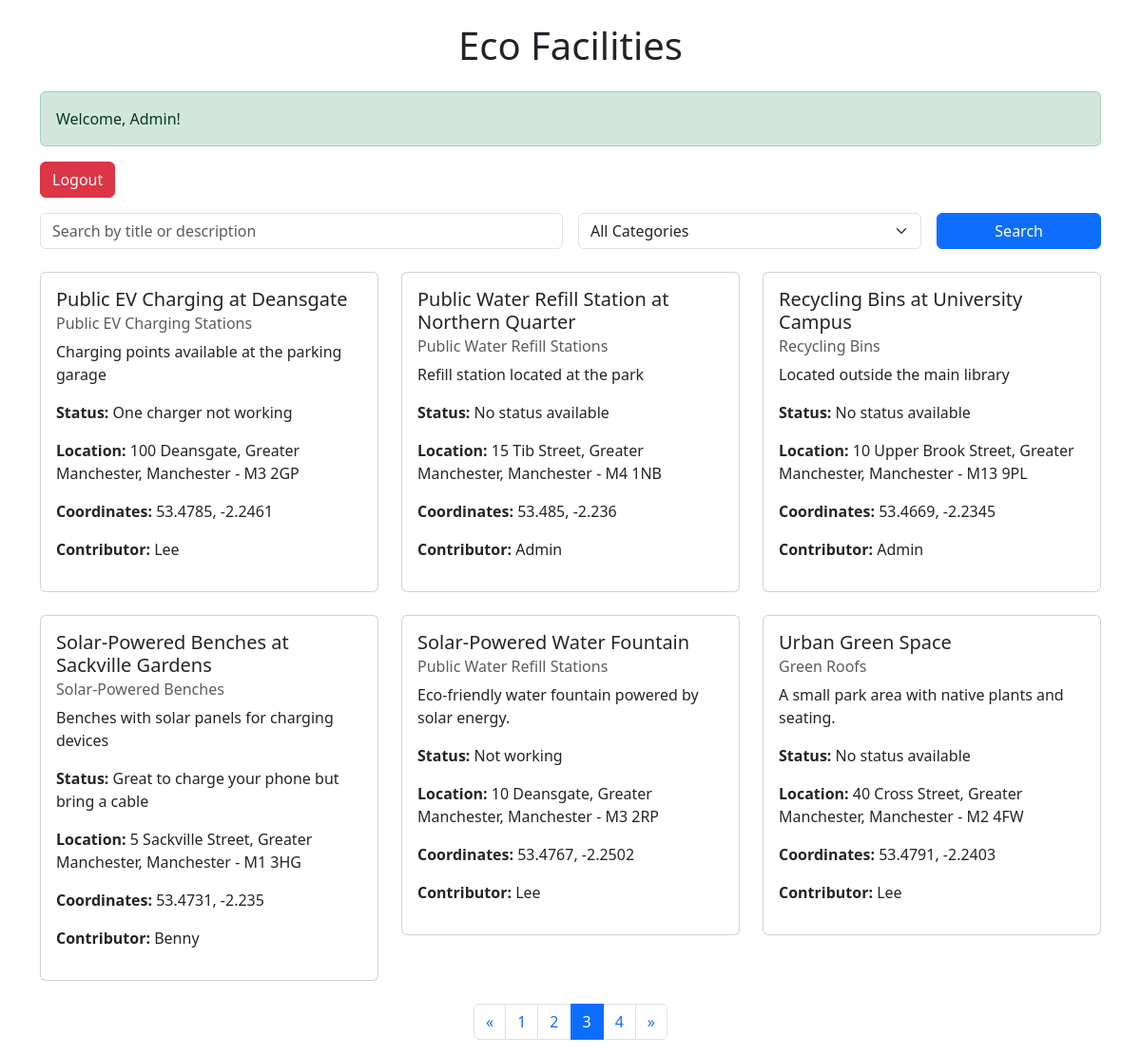
The app's page /?view=browse&page=3 (signed in) with its own data.
### tables this page shows
CREATE TABLE "ecoFacilityStatus"
(
	id INTEGER not null
		primary key autoincrement
		unique,
	facilityId INTEGER not null
		constraint ecoFacilityStatus_ecoFacilities_id_fk
			references ecoFacilities,
	statusComment VARCHAR(100) not null
);

CREATE TABLE ecoFacilities (
                               id INTEGER PRIMARY KEY AUTOINCREMENT NOT NULL UNIQUE,
                               title VARCHAR(50) NOT NULL,
                               category INTEGER,
                               description VARCHAR(150) NOT NULL,
                               houseNumber VARCHAR(50),
                               streetName VARCHAR(50),
                               county VARCHAR(50),
                               town VARCHAR(50),
                               postcode VARCHAR(7) NOT NULL,
                               lng FLOAT NOT NULL,
                               lat FLOAT NOT NULL,
                               contributor INTEGER,
                               FOREIGN KEY (category) REFERENCES ecoCategories(id),
                               FOREIGN KEY (contributor) REFERENCES ecoUser(id)
);

CREATE TABLE "ecoCategories"
(
	id INTEGER not null
		primary key
		unique,
	name VARCHAR(50) not null
		unique
);

### controllers/FacilityController.php (called while the page is built, shortened)
<?php
class FacilityController {
    private $facilityModel;
    public function __construct($facilityModel) {
        $this->facilityModel = $facilityModel;
    }
    public function browseFacilities($search = '', $category = null) {
        return $this->facilityModel->searchFacilities($search, $category);
    }
    public function getPaginatedFacilities($page, $limit, $search = '', $category = null) {
        $offset = ($page - 1) * $limit;
        return $this->facilityModel->getPaginatedFacilities($offset, $limit, $search, $category);
    }
    public function getTotalFacilities($search = '', $category = null) {
        return $this->facilityModel->getTotalFacilities($search, $category);
    }
}
?>

### models/Facility.php (called while the page is built, shortened)
<?php
class Facility {
    private $pdo;
    public function __construct($pdo) {
        $this->pdo = $pdo;
    }
    public function searchFacilities($search = '', $category = null) {
        $query = "
        SELECT ecoFacilities.*,
               ecoCategories.name AS category_name,
               ecoUser.username AS contributor_name,
               (SELECT statusComment
                FROM ecoFacilityStatus
                WHERE facilityId = ecoFacilities.id
                ORDER BY ROWID DESC LIMIT 1) AS statusComment
        FROM ecoFacilities
        LEFT JOIN ecoCategories ON ecoFacilities.category = ecoCategories.id
        LEFT JOIN ecoUser ON ecoFacilities.contributor = ecoUser.id
        WHERE (ecoFacilities.title LIKE :search OR ecoFacilities.description LIKE :search)
    ";
        $query .= " ORDER BY ecoFacilities.title ASC";
        $stmt = $this->pdo->prepare($query);
        $params = [
            ':search' => '%' . $search . '%',
        ];
        $stmt->execute($params);
        return $stmt->fetchAll(PDO::FETCH_ASSOC);
    }
    public function getPaginatedFacilities($offset, $limit, $search = '', $category = null) {
        $query = "
        SELECT ecoFacilities.*,
               ecoCategories.name AS category_name,
               ecoUser.username AS contributor_name,
               (SELECT statusComment
                FROM ecoFacilityStatus
                WHERE facilityId = ecoFacilities.id
                ORDER BY ROWID DESC LIMIT 1) AS statusComment
        FROM ecoFacilities
        LEFT JOIN ecoCategories ON ecoFacilities.category = ecoCategories.id
        LEFT JOIN ecoUser ON ecoFacilities.contributor = ecoUser.id
        WHERE (ecoFacilities.title LIKE :search OR ecoFacilities.description LIKE :search)
    ";
        $query .= " ORDER BY ecoFacilities.title ASC LIMIT :offset, :limit";
        $stmt = $this->pdo->prepare($query);
        $params = [
            ':search' => '%' . $search . '%',
            ':offset' => $offset,
            ':limit' => $limit,
        ];
        $stmt->bindValue(':offset', $offset, PDO::PARAM_INT);
        $stmt->bindValue(':limit', $limit, PDO::PARAM_INT);
        $stmt->execute($params);
        return $stmt->fetchAll(PDO::FETCH_ASSOC);
    }
    public function getTotalFacilities($search = '', $category = null) {
        $query = "
        SELECT COUNT(*) as total
        FROM ecoFacilities
        WHERE (title LIKE :search OR description LIKE :search)
    ";
        $stmt = $this->pdo->prepare($query);
        $params = [
            ':search' => '%' . $search . '%',
        ];
        $stmt->execute($params);
        return $stmt->fetch(PDO::FETCH_ASSOC)['total'];
    }
}

### views/facilities/browse.php (the view, shortened to what this page needs)
<?php
$page = isset($_GET['page']) ? (int)$_GET['page'] : 1;
$limit = 6;
$total = $facilityController->getTotalFacilities($search, $category);
$facilities = $facilityController->getPaginatedFacilities($page, $limit, $search, $category);
$totalPages = ceil($total / $limit);
?>
<!DOCTYPE html>
<html>
<head>
    <link href="https://cdn.jsdelivr.net/npm/bootstrap@5.3.3/dist/css/bootstrap.min.css" rel="stylesheet">
</head>
<body>
<div class="container mt-4">
    <h1 class="text-center mb-4">Eco Facilities</h1>
    <?php
    if (isset($_SESSION['username'])) {
        echo '<div class="alert alert-success">Welcome, ' . htmlspecialchars($_SESSION['username']) . '!</div>';
        echo '<a href="/ecoBuddy/index.php?view=logout" class="btn btn-danger mb-3">Logout</a>';
    } else {
        echo '<div class="alert alert-warning">You are not logged in. <a href="/ecoBuddy/index.php?view=login" class="alert-link">Login here</a>.</div>';
        exit;
    }
    ?>
    <form method="GET" action="/ecoBuddy/index.php" class="mb-4">
        <div class="row g-3">
            <div class="col-md-6">
                <input type="text" name="search" class="form-control" placeholder="Search by title or description" value="<?php echo htmlspecialchars($_GET['search'] ?? ''); ?>">
            </div>
            <div class="col-md-4">
                <select name="category" class="form-select">
                    <option value="">All Categories</option>
                </select>
            </div>
            <div class="col-md-2">
                <button type="submit" class="btn btn-primary w-100">Search</button>
            </div>
        </div>
    </form>
    <?php if (!empty($facilities)) : ?>
        <div class="row">
            <?php foreach ($facilities as $facility) : ?>
                <div class="col-md-4 mb-4">
                    <div class="card">
                        <div class="card-body">
                            <h5 class="card-title"><?php echo htmlspecialchars($facility['title']); ?></h5>
                            <h6 class="card-subtitle mb-2 text-muted"><?php echo htmlspecialchars($facility['category_name']); ?></h6>
                            <p class="card-text"><?php echo htmlspecialchars($facility['description']); ?></p>
                            <p><strong>Status:</strong>
                                <?php echo !empty($facility['statusComment'])
                                    ? htmlspecialchars($facility['statusComment'])
                                    : 'No status available'; ?>
                            </p>
                            <p><strong>Location:</strong>
                                <?php echo htmlspecialchars($facility['houseNumber'] . ' ' . $facility['streetName'] . ', ' . $facility['county'] . ', ' . $facility['town'] . ' - ' . $facility['postcode']); ?>
                            </p>
                            <p><strong>Coordinates:</strong>
                                <?php echo !empty($facility['lat']) && !empty($facility['lng'])
                                    ? htmlspecialchars($facility['lat'] . ', ' . $facility['lng'])
                                    : 'Coordinates not available'; ?>
                            </p>
                            <p><strong>Contributor:</strong> <?php echo htmlspecialchars($facility['contributor_name']); ?></p>
                        </div>
                    </div>
                </div>
            <?php endforeach; ?>
        </div>
        <nav aria-label="Page navigation">
            <ul class="pagination justify-content-center">
                <?php if ($page > 1): ?>
                    <li class="page-item">
                        <a class="page-link" href="?view=browse&page=<?php echo $page - 1; ?>" aria-label="Previous">
                            <span aria-hidden="true">&laquo;</span>
                        </a>
                    </li>
                <?php endif; ?>
                <?php for ($i = 1; $i <= $totalPages; $i++): ?>
                    <li class="page-item <?php echo $i === $page ? 'active' : ''; ?>">
                        <a class="page-link" href="?view=browse&page=<?php echo $i; ?>"><?php echo $i; ?></a>
                    </li>
                <?php endfor; ?>
                <?php if ($page < $totalPages): ?>
                    <li class="page-item">
                        <a class="page-link" href="?view=browse&page=<?php echo $page + 1; ?>" aria-label="Next">
                            <span aria-hidden="true">&raquo;</span>
                        </a>
                    </li>
                <?php endif; ?>
            </ul>
        </nav>
    <?php else : ?>
        <div class="alert alert-warning text-center">No facilities found. Try adjusting your search criteria.</div>
    <?php endif; ?>
</div>
</body>
</html>

### records on screen
ecofacilitystatus: facilityId.title "Public EV Charging at Deansgate", ecocategories.name "Public EV Charging Stations", facilityId.description "Charging points available at the parking garage", statusComment "One charger not working", facilityId.postcode "100 Deansgate, Greater Manchester, Manchester - M3 2GP", facilityId.lng "53.4785, -2.2461", contributor_name "Lee"
ecofacilities: title "Public Water Refill Station at Northern Quarter", category.name "Public Water Refill Stations", description "Refill station located at the park", shows "No status available", houseNumber+streetName+county "15 Tib Street, Greater Manchester, Manchester - M4 1NB", lat+lng "53.485, -2.236", contributor_name "Admin"
ecofacilities: title "Recycling Bins at University Campus", category.name "Recycling Bins", description "Located outside the main library", shows "No status available", houseNumber+streetName+county "10 Upper Brook Street, Greater Manchester, Manchester - M13 9PL", lat+lng "53.4669, -2.2345", contributor_name "Admin"
ecofacilitystatus: facilityId.title "Solar-Powered Benches at Sackville Gardens", ecocategories.name "Solar-Powered Benches", facilityId.description "Benches with solar panels for charging devices", statusComment "Great to charge your phone but bring a cable", facilityId.postcode "5 Sackville Street, Greater Manchester, Manchester - M1 3HG", facilityId.lng "53.4731, -2.235", contributor_name "Benny"
ecofacilitystatus: facilityId.title "Solar-Powered Water Fountain", ecocategories.name "Public Water Refill Stations", facilityId.description "Eco-friendly water fountain powered by solar energy.", statusComment "Not working", facilityId.postcode "10 Deansgate, Greater Manchester, Manchester - M3 2RP", facilityId.lng "53.4767, -2.2502", contributor_name "Lee"
ecofacilities: title "Urban Green Space", category.name "Green Roofs", description "A small park area with native plants and seating.", shows "No status available", houseNumber+streetName+county "40 Cross Street, Greater Manchester, Manchester - M2 4FW", lat+lng "53.4791, -2.2403", contributor_name "Lee"

### other values on screen
$_SESSION['username'] "Admin"
